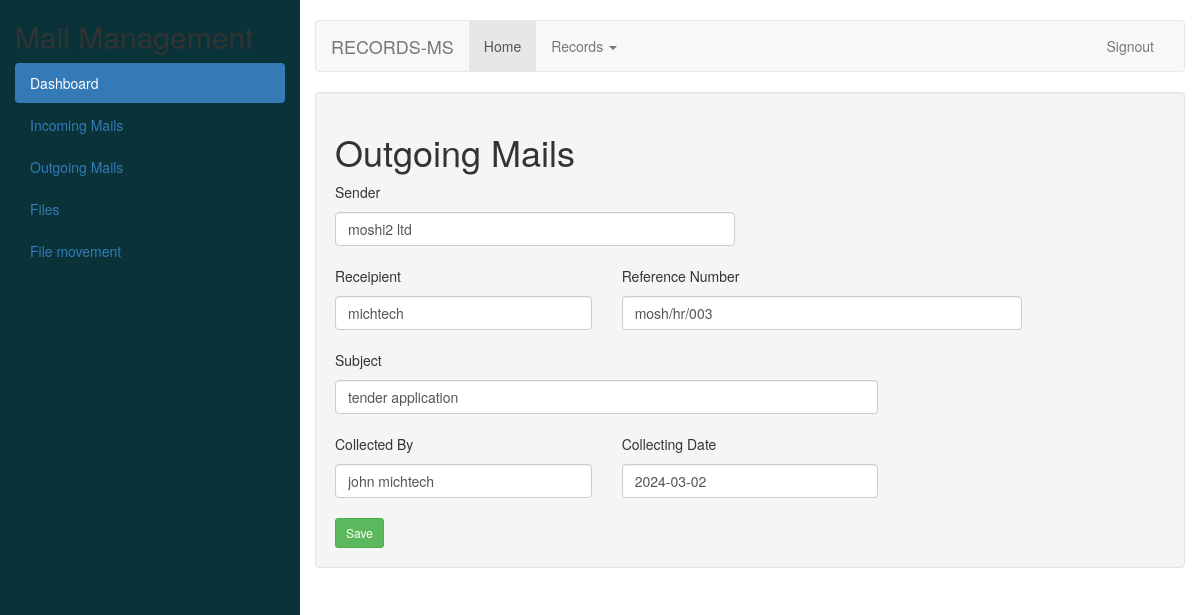
/outgoing/1, run on the app's committed database.
### recApp/models.py (models this page shows)
class TrackingModel(models.Model):
    created_at = models.DateTimeField(_("created at"), auto_now_add=True)
    updated_at = models.DateTimeField(_("updated at"), auto_now=True)
    class Meta:
        abstract = True

class BaseMailRecord(models.Model):
    sender = models.CharField(_("name of the sender"), max_length=156)
    ref_number = models.CharField(_("reference number"), max_length=156)
    description = models.CharField(_("description"), max_length = 156)
    class Meta:
        abstract = True

class OutGoingMail(TrackingModel, BaseMailRecord):
    mail_destination = models.CharField(_("receiver"), max_length=156)
    collected_by = models.CharField(_("collected by"), max_length=156)
    date_of_collection = models.DateField(_("date of collection"))

### recApp/views.py (the view, shortened to what this page needs)
# urls.py: path('outgoing/', views.outgoing_form, name="outgoing_form"),
def outgoing_form(request, id=0):
    if request.method == 'GET':
        if id == 0:
            outgoing_recs = OutgoingMailsForm()
        else:
            record_details = OutGoingMail.objects.get(pk=id)
            outgoing_recs = OutgoingMailsForm(instance = record_details)
        context = {
            'records': outgoing_recs
        }
        return render(request, 'records/outgoingform.html', context)

### recApp/form.py
class OutgoingMailsForm(forms.ModelForm):
    class Meta:
        model = OutGoingMail
        fields = ('sender','mail_destination','ref_number','description','collected_by','date_of_collection')
    def __init__(self, *args, **kwargs):
        super(OutgoingMailsForm, self).__init__(*args, **kwargs)
        for field_name, field in self.fields.items():
            field.widget.attrs.update({'class': 'form-control'})

### recApp/templates/records/outgoingform.html (shortened to what this page needs)
{% extends 'records/base.html' %}
{% block content %}
<h1>Outgoing Mails</h1>
<form action="" method="post" autocomplete="off">
    <div class="row">
        <div class="col-md-6">
            <p>Sender</p>{{records.sender}}
        </div>
    </div>
    <br>
    <div class="row">
        <div class="col-md-4">
            <p>Receipient </p> {{records.mail_destination}}
        </div>
        <div class="col-md-6">
            <p>Reference Number</p>{{records.ref_number}}
        </div>
    </div>
    <br>
    <div class="row">
        <div class="col-md-8">
            <p>Subject</p>{{records.description}}
        </div>
    </div>
    <br>
    <div class="row">
        <div class="col-md-4">
            <p>Collected By</p> {{records.collected_by}}
        </div>
        <div class="col-md-4">
            <p>Collecting Date</p>{{records.date_of_collection}}
        </div>
    </div>
    <br>
    <div class="row">
        <div class="col-md-8">
            <button class="btn btn-success btn-sm " type="submit">
                 Save
            </button>
        </div>
    </div>
{% endblock content %}

### data on the page
OutGoingMail: sender "moshi2 ltd", mail_destination "michtech", ref_number "mosh/hr/003", description "tender application", collected_by "john michtech", date_of_collection "2024-03-02"
